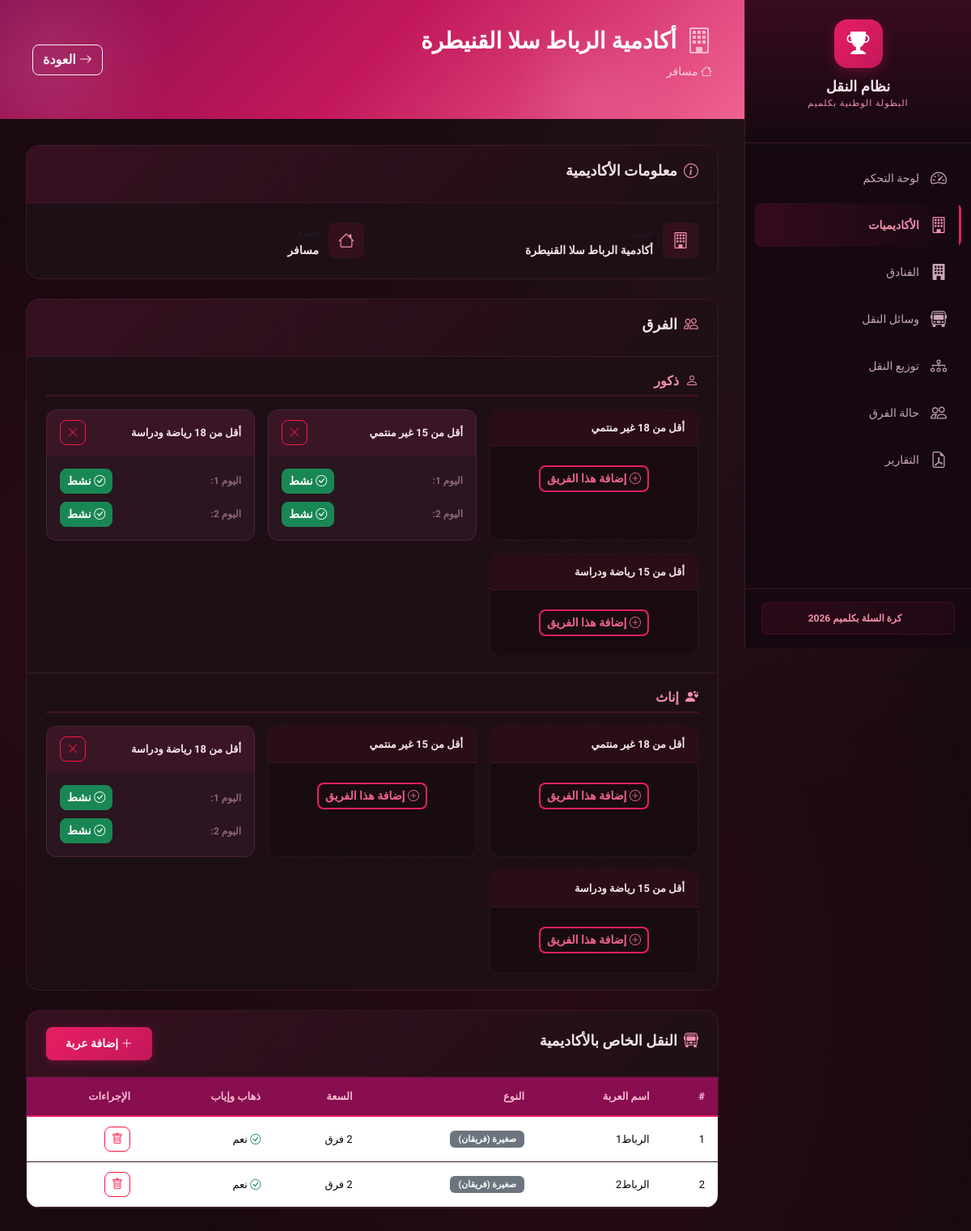
/academy/5, run on the app's committed database.
### models.py (models this page shows, shortened)
class Academy(db.Model):
    __tablename__ = 'academy'
    id = db.Column(db.Integer, primary_key=True)
    name = db.Column(db.String(200), nullable=False)
    hotel_id = db.Column(db.Integer, db.ForeignKey('hotel.id'), nullable=True)
    teams = db.relationship('Team', backref='academy', lazy=True, cascade='all, delete-orphan')
    vehicles = db.relationship('Vehicle', backref='academy', lazy=True, cascade='all, delete-orphan')
    @property
    def hotel_name(self):
        return self.hotel_ref.name if self.hotel_ref else '—'

class Hotel(db.Model):
    __tablename__ = 'hotel'
    id = db.Column(db.Integer, primary_key=True)
    name = db.Column(db.String(200), nullable=False, unique=True)
    address = db.Column(db.String(300), nullable=True)
    academies = db.relationship('Academy', backref='hotel_ref', lazy=True)

class Vehicle(db.Model):
    __tablename__ = 'vehicle'
    TYPE_CHOICES = ['small', 'large']
    TYPE_LABELS = {'small': 'صغيرة (فريقان)', 'large': 'كبيرة (5 فرق)'}
    TYPE_CAPACITY = {'small': 2, 'large': 5}
    OWNERSHIP_CHOICES = ['academy', 'public']
    OWNERSHIP_LABELS = {'academy': 'خاصة بأكاديمية', 'public': 'عامة'}
    id = db.Column(db.Integer, primary_key=True)
    name = db.Column(db.String(200), nullable=False)
    type = db.Column(db.String(10), nullable=False, default='small')
    ownership = db.Column(db.String(10), nullable=False, default='public')
    academy_id = db.Column(db.Integer, db.ForeignKey('academy.id'), nullable=True)
    can_return = db.Column(db.Boolean, nullable=False, default=True)
    trips = db.relationship('Trip', backref='vehicle', lazy=True, cascade='all, delete-orphan')
    @property
    def capacity(self):
        return self.TYPE_CAPACITY.get(self.type, 2)
    @property
    def type_label(self):
        return self.TYPE_LABELS.get(self.type, self.type)

### routes/academies.py (the view)
@academies_bp.route('/academy/<int:id>')
def academy_detail(id):
    academy = Academy.query.get_or_404(id)
    teams = Team.query.filter_by(academy_id=id).all()
    vehicles = Vehicle.query.filter_by(academy_id=id).all()
    teams_map = {}
    for team in teams:
        teams_map[(team.gender, team.category)] = team
    return render_template('academy_detail.html',
                           academy=academy,
                           teams=teams,
                           teams_map=teams_map,
                           vehicles=vehicles,
                           genders=Team.GENDER_CHOICES,
                           categories=Team.CATEGORY_CHOICES,
                           category_labels=Team.CATEGORY_LABELS)

### templates/academy_detail.html (shortened to what this page needs)
{% extends "base.html" %}
{% block content %}
<div class="page-header">
    <div class="page-header-content">
        <h1 class="page-title">
            <i class="bi bi-building"></i>
            {{ academy.name }}
        </h1>
        <p class="page-subtitle">
            <i class="bi bi-house"></i> {{ academy.hotel_name }}
        </p>
    </div>
    <a href="/academies" class="btn btn-outline-light">
        <i class="bi bi-arrow-right"></i> العودة
    </a>
</div>
<div class="content-card mb-4">
    <div class="card-header-custom">
        <h3><i class="bi bi-info-circle"></i> معلومات الأكاديمية</h3>
    </div>
    <div class="info-grid">
        <div class="info-item">
            <div class="info-icon"><i class="bi bi-building"></i></div>
            <div>
                <small class="text-muted">الاسم</small>
                <p>{{ academy.name }}</p>
            </div>
        </div>
        <div class="info-item">
            <div class="info-icon"><i class="bi bi-house"></i></div>
            <div>
                <small class="text-muted">الفندق</small>
                <p>{{ academy.hotel_name }}</p>
            </div>
        </div>
    </div>
</div>
<div class="content-card mb-4">
    <div class="card-header-custom">
        <h3><i class="bi bi-people"></i> الفرق</h3>
    </div>
    {% for gender in genders %}
    <div class="gender-section">
        <h4 class="gender-title">
            <i class="bi bi-{% if gender == 'ذكور' %}person{% else %}person-hearts{% endif %}"></i>
            {{ gender }}
        </h4>
        <div class="teams-grid">
            {% for category in categories %}
            {% set team = teams_map.get((gender, category)) %}
            <div class="team-card {% if team %}team-exists{% else %}team-empty{% endif %}" id="team-card-{{ gender }}-{{ category }}">
                <div class="team-card-header">
                    <span class="team-category">{{ category_labels[category] }}</span>
                    {% if team %}
                    <button class="btn btn-sm btn-outline-danger" onclick="deleteTeam({{ team.id }})" title="حذف">
                        <i class="bi bi-x-lg"></i>
                    </button>
                    {% endif %}
                </div>
                {% if team %}
                <div class="team-card-body">
                    <div class="team-status-toggles">
                        <div class="toggle-group">
                            <label>اليوم 1:</label>
                            <button class="btn btn-sm {% if team.day1_status == 'active' %}btn-success{% else %}btn-danger{% endif %}"
                                    onclick="toggleTeamStatus({{ team.id }}, 1)" id="toggle-d1-{{ team.id }}">
                                {% if team.day1_status == 'active' %}
                                <i class="bi bi-check-circle"></i> نشط
                                {% else %}
                                <i class="bi bi-x-circle"></i> مقصى
                                {% endif %}
                            </button>
                        </div>
                        <div class="toggle-group">
                            <label>اليوم 2:</label>
                            <button class="btn btn-sm {% if team.day2_status == 'active' %}btn-success{% else %}btn-danger{% endif %}"
                                    onclick="toggleTeamStatus({{ team.id }}, 2)" id="toggle-d2-{{ team.id }}">
                                {% if team.day2_status == 'active' %}
                                <i class="bi bi-check-circle"></i> نشط
                                {% else %}
                                <i class="bi bi-x-circle"></i> مقصى
                                {% endif %}
                            </button>
                        </div>
                    </div>
                </div>
                {% else %}
                <div class="team-card-body team-add-body">
                    <button class="btn btn-outline-gold btn-sm" onclick="addTeam('{{ gender }}', '{{ category }}')">
                        <i class="bi bi-plus-circle"></i> إضافة هذا الفريق
                    </button>
                </div>
                {% endif %}
            </div>
            {% endfor %}
        </div>
    </div>
    {% endfor %}
</div>
<div class="content-card">
    <div class="card-header-custom">
        <h3><i class="bi bi-bus-front"></i> النقل الخاص بالأكاديمية</h3>
        <button class="btn btn-gold btn-sm" data-bs-toggle="modal" data-bs-target="#vehicleModal" id="btnAddPrivateVehicle">
            <i class="bi bi-plus-lg"></i> إضافة عربة
        </button>
    </div>
    {% if vehicles %}
    <div class="table-responsive">
        <table class="table table-modern">
            <thead>
                <tr>
                    <th>#</th>
                    <th>اسم العربة</th>
                    <th>النوع</th>
                    <th>السعة</th>
                    <th>ذهاب وإياب</th>
                    <th>الإجراءات</th>
                </tr>
            </thead>
            <tbody>
                {% for vehicle in vehicles %}
                <tr>
                    <td>{{ loop.index }}</td>
                    <td>{{ vehicle.name }}</td>
                    <td><span class="badge {% if vehicle.type == 'large' %}bg-primary{% else %}bg-secondary{% endif %}">{{ vehicle.type_label }}</span></td>
                    <td>{{ vehicle.capacity }} فرق</td>
                    <td>
                        {% if vehicle.can_return %}
                        <i class="bi bi-check-circle text-success"></i> نعم
                        {% else %}
                        <i class="bi bi-x-circle text-danger"></i> لا
                        {% endif %}
                    </td>
                    <td>
                        <button class="btn btn-sm btn-outline-danger" onclick="deletePrivateVehicle({{ vehicle.id }})">
                            <i class="bi bi-trash"></i>
                        </button>
                    </td>
                </tr>
                {% endfor %}
            </tbody>
        </table>
    </div>
    {% else %}
    <div class="text-center py-4 text-muted">
        <i class="bi bi-bus-front" style="font-size: 2rem;"></i>
        <p>لا توجد عربات خاصة بهذه الأكاديمية</p>
    </div>
    {% endif %}
</div>
{% endblock %}

### data on the page
Academy: name "أكادمية الرباط سلا القنيطرة"
Hotel: hotel_name "مسافر"
Vehicle: name "الرباط1", type_label "صغيرة (فريقان)", can_return True (drawn)
Vehicle: name "الرباط2", type_label "صغيرة (فريقان)", can_return True (drawn)

### other printed values
{{ gender }} "ذكور" "إناث"
{{ category_labels[category] }} "أقل من 18 غير منتمي" "أقل من 15 غير منتمي" "أقل من 18 رياضة ودراسة" "أقل من 15 رياضة ودراسة" "أقل من 18 غير منتمي" "أقل من 15 غير منتمي" "أقل من 18 رياضة ودراسة" "أقل من 15 رياضة ودراسة"
